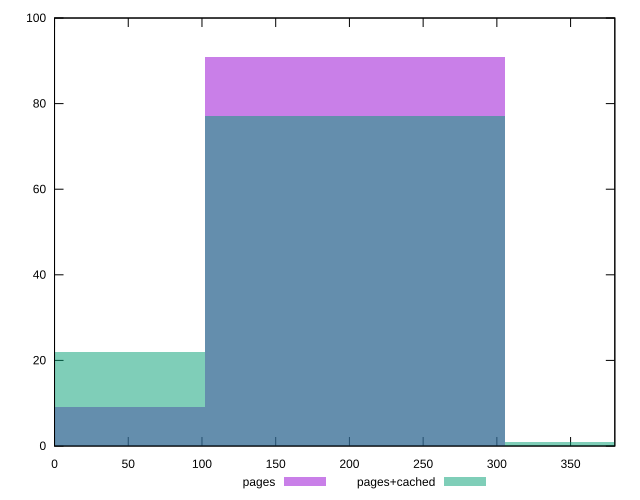

gnuplot code for this plot:
reset

$pages <<EOF
203.68959915958126 91
0 9
EOF

$pagesCached <<EOF
203.68959915958126 77
0 22
407.3791983191625 1
EOF

set key outside below
set boxwidth 203.68959915958126
set xrange [0:380]
set yrange [0:100]
set trange [0:100]
set style fill transparent solid 0.5 noborder
set terminal svg size 640, 500 enhanced background rgb 'white'
set output "reprap/uses-optimized-images/comparison/histogram/0_vs_1.svg"

plot $pages title "pages" with boxes, \
     $pagesCached title "pages+cached" with boxes

reset
